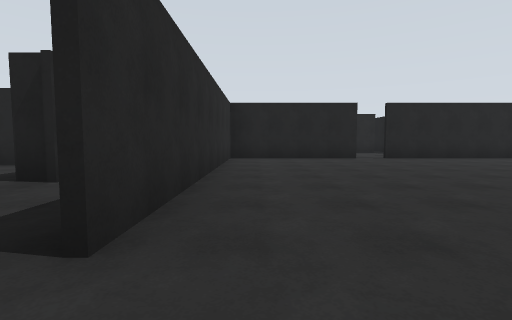
view 1 (above)

16 first-person views from a walk through a Gazebo world. The camera is 1.2 m above the floor, tilts 4° down and sees 85° across. The floor is counted in squares, 2.5 m on a side. Each view is taken from the middle of a square. On the plan, view 1 faces up. The plan holds only what a view shows up to about 9 squares ahead; the rest is blank. The place goes on beyond the plan.

view 2
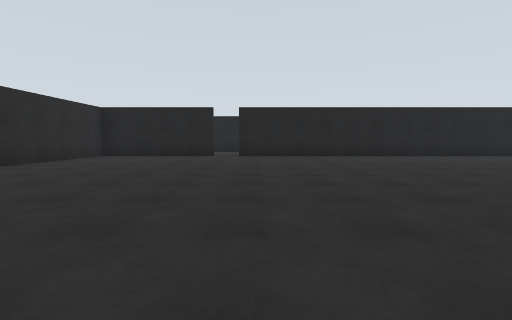

view 3
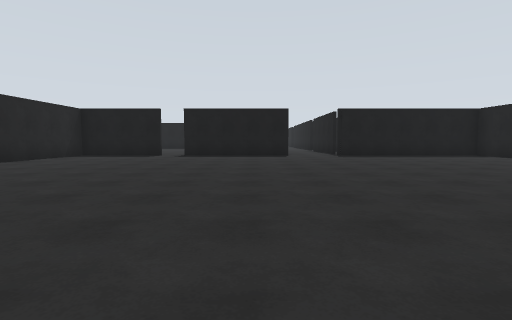

view 4
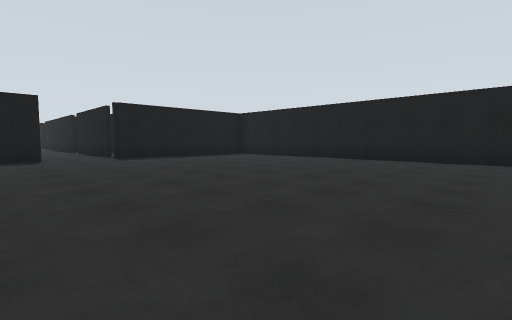

view 5
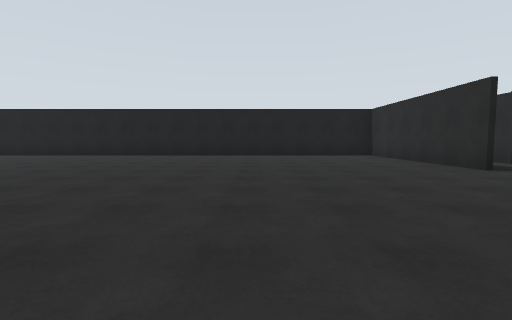

view 6
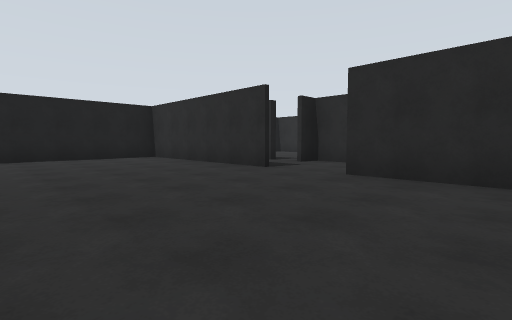

view 7
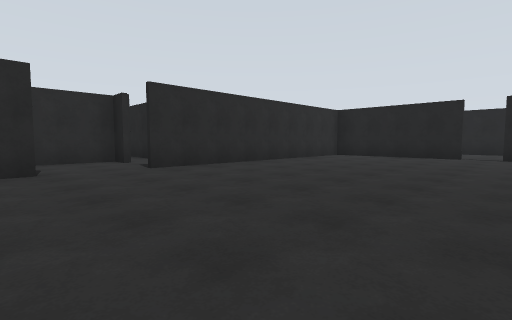

view 8
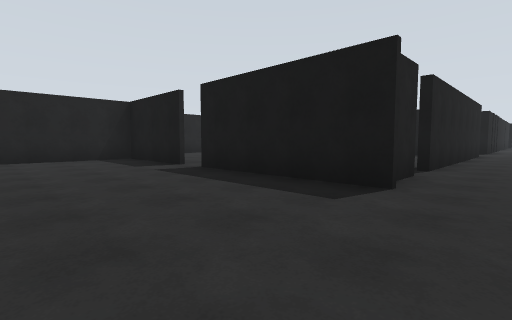

view 9
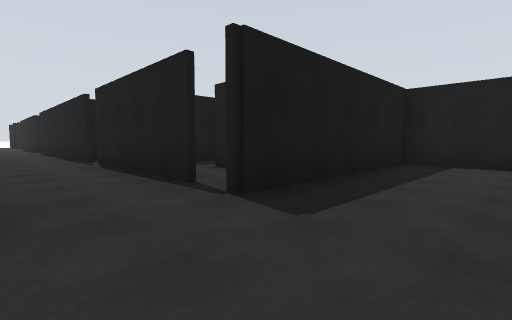

view 10
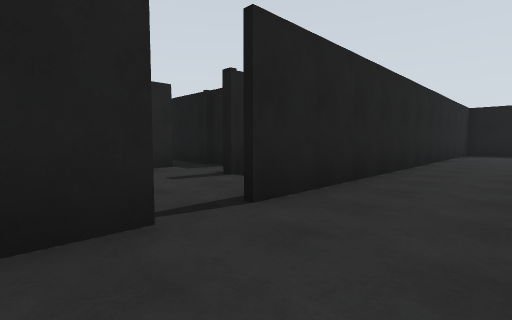

view 11
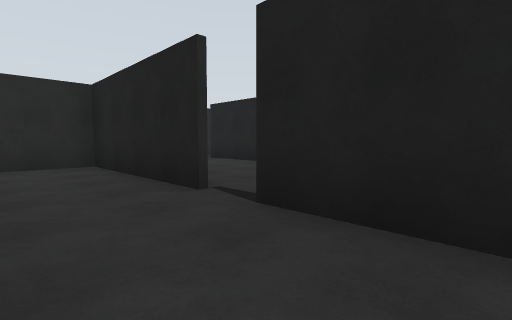

view 12
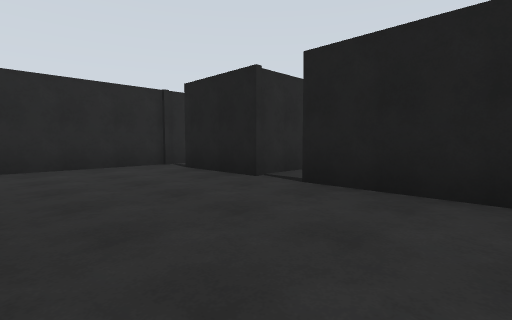

view 13
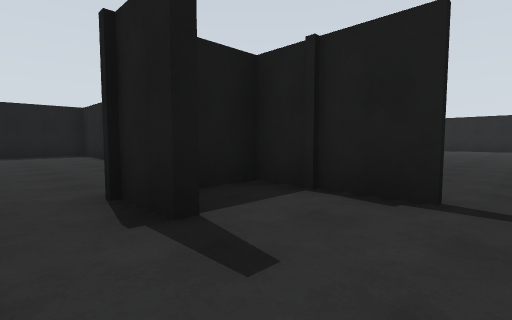

view 14
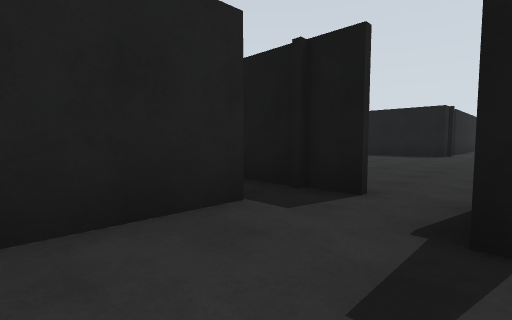

view 15
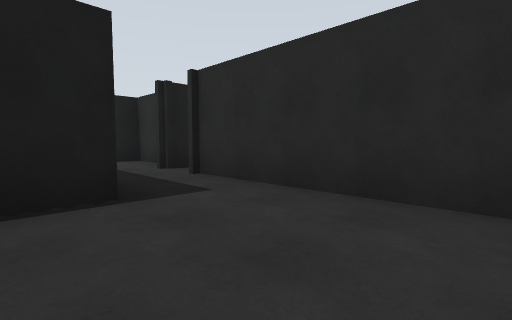

view 16
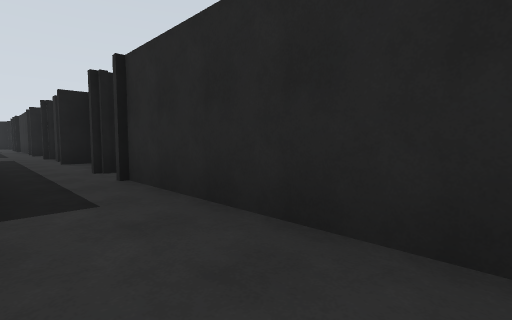

### Floor plan
Points are (right, up) in squares from view 1. A wall is a line through its corners. A room is listed if a view was taken in it or the views show most of it. See-through windows are left out.
Room 1 (views 1, 2, 3, 4, 5, 6, 7, 8, 9, 10, 11)
walls: (-0.7, -0.4) (-0.7, -5) (12.9, -5) (12.9, -0.5); (2.8, 7.5) (-0.7, 7.5) (-0.7, 1); (12.9, 5) (12.9, 7.9); (13.8, -0.7) (17.1, -0.7); (14.2, 1.1) (12.9, 1.1) (12.9, 4.4); (13, 7.5) (3.4, 7.5); (17.9, -0.7) (20.6, -0.7); (20.4, 1.1) (14.9, 1.1)
ways out: opening at (3, 8) to room 2; opening at (-1, 0.5) to room 5; opening at (20, 0)
Room 2 (views 12, 13, 14)
walls: (3.4, 7.6) (5.4, 7.6); (4.6, 10.7) (2.4, 10.7); (5.4, 10) (5.4, 12.2)
ways out: opening at (3, 8) to room 1; opening at (2, 9.5) to room 3; gap at (5, 10)
Room 3 (views 15, 16)
walls: (0.3, 10.7) (-1.5, 10.7); (2.4, 10.7) (1, 10.7); (-0.9, 7.6) (0, 7.6); (-2.3, 11.2) (-2.3, 6.4)
ways out: opening at (2, 9.5) to room 2; opening at (1, 11)
Room 4 (no view inside)
walls: (-2.2, 3.3) (-2.9, 3.3); (-2.7, 4.4) (-2.7, 3.4) (-2.1, 3.4)
ways out: opening at (-2, 2) to room 5; opening at (-3, 3)
Room 5 (no view inside)
walls: (-2.1, 1.1) (-2.7, 1.1) (-2.7, -0.7) (-2.1, -0.7)
ways out: opening at (-1, 0.5) to room 1; opening at (-2, 2) to room 4

Where each view was taken, in squares from view 1:
view 1: 0 up, 0 right, facing up
view 2: 1 down, 4 right, facing up
view 3: 2 up, 4 right, facing right
view 4: 2 up, 5 right, facing down-right
view 5: 4 up, 3 right, facing down
view 6: 3 up, 3 right, facing down-left
view 7: 1 down, 4 right, facing up-left
view 8: 0 up, 10 right, facing up-right
view 9: 1 up, 11 right, facing down-right
view 10: 6 up, 2 right, facing up-right
view 11: 6 up, 5 right, facing up-left
view 12: 8 up, 3 right, facing up-left
view 13: 10 up, 3 right, facing down-right
view 14: 9 up, 3 right, facing up-right
view 15: 10 up, 0 right, facing down-left
view 16: 10 up, 1 left, facing down-left
